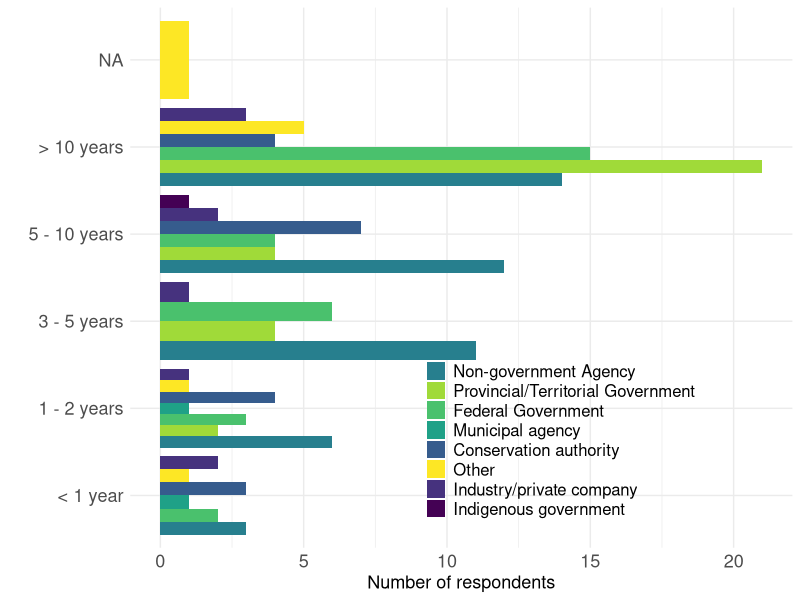
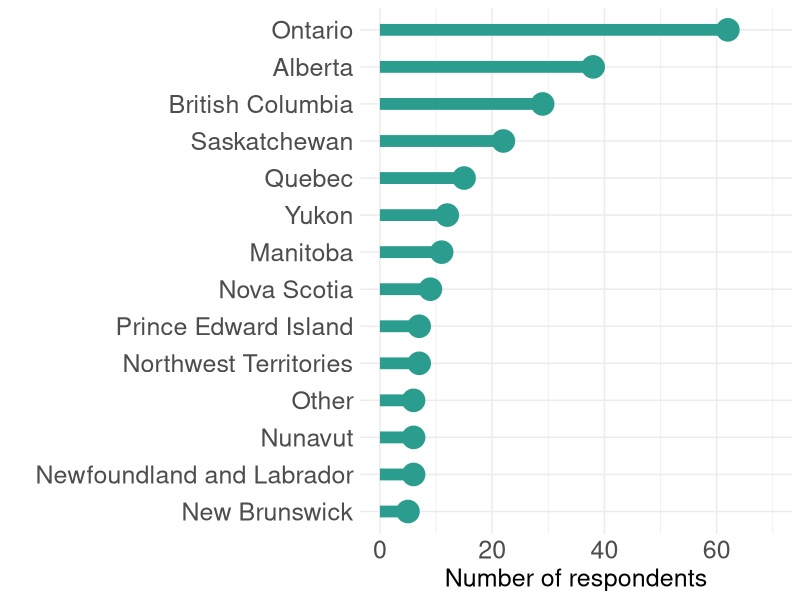
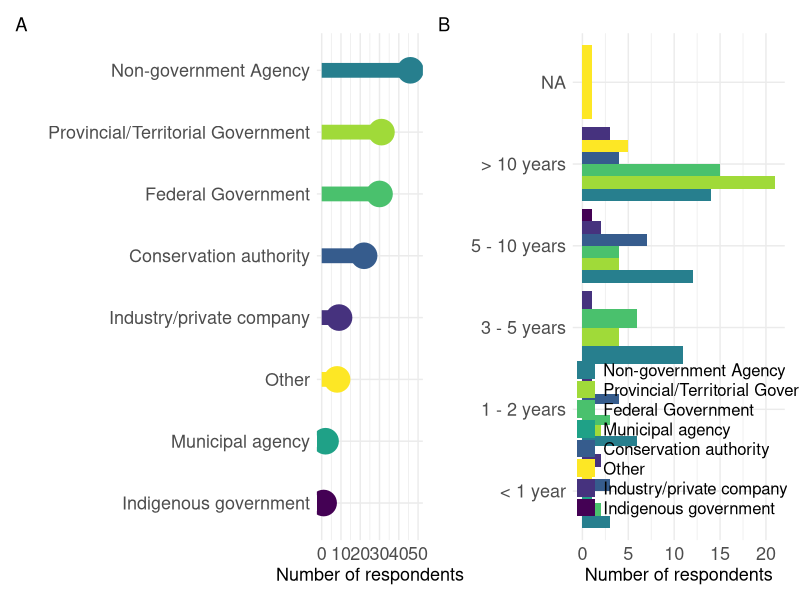
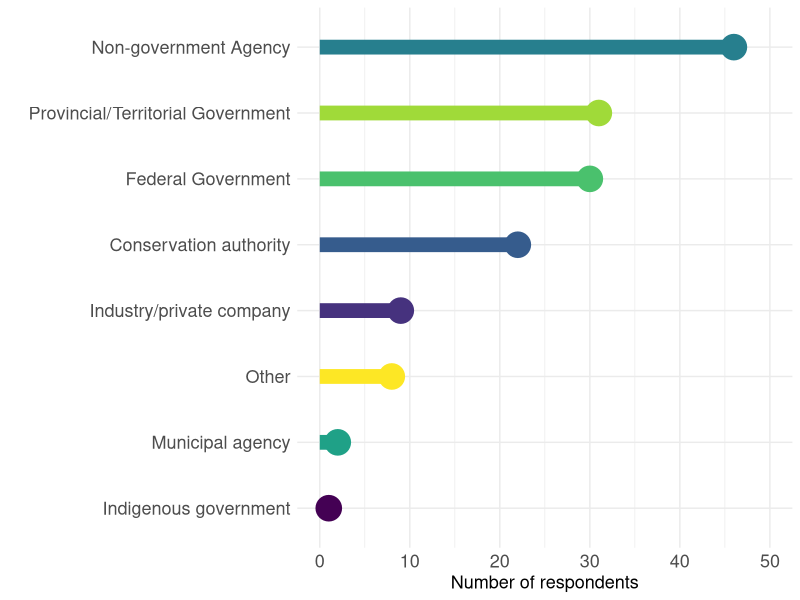

Write the R code that produced these figures, in order. (Note: this script raises an error after producing the figures.)
library(tidyverse)
library(viridis)
library(stringr)
library(patchwork)


data <- read.csv("data/survey_likerts.csv")
colnames(data)
str(data)

data$organization <- recode_factor(data$organization,
                                   "Non-government agency (e.g., Nature Conservancy Canada, Ducks Unlimited Canada)" = "Non-government Agency",
                                   "Canadian provincial or territorial government agency" = "Provincial/Territorial Government",
                                   "Canadian federal government agency" = "Federal Government")
unique(data$organization)


data %>% count(organization) 

#                        organization   n
# 1             Non-government Agency  44
# 2 Provincial/Territorial Government  31
# 3                Federal Government  30
# 4                  Municipal agency   2
# 5                             Other  10
# 6            Conservation authority  22
# 7          Industry/private company   9
# 9             Indigenous government   1



data$duration <- recode_factor(data$duration,
                               "Over 10 years" = "over 10 years")


data$duration <- recode_factor(data$duration,
                               "over 10 years" = "> 10 years",
                               "Less than 1 year" = "< 1 year")
unique(data$duration)

count <- data %>% count(duration)
count <- count[-6,]

count %>%  
          mutate(Sum = sum(n)) %>% 
          group_by(duration) %>% 
          mutate(percent = round(100*n/Sum, 2))

#   duration         n   Sum percent
# 1 > 10 years      62   148   41.9 
# 2 < 1 year        12   148    8.11
# 3 1 - 2 years     18   148   12.2 
# 4 3 - 5 years     26   148   17.6 
# 5 5 - 10 years    30   148   20.3 

41.9 + 20.3



org_colour = c("Non-government Agency" = '#277f8e',
               'Provincial/Territorial Government' = '#a0da39',
               'Federal Government' = '#4ac16d',
               'Municipal agency' = '#1fa187',
               'Other' = '#fde725',
               'Conservation authority' = '#365c8d',
               'Industry/private company' = '#46327e',
               'Indigenous government' = '#440154')



orgs <- data %>% count(organization)
orgs <- orgs[-8,]
colnames(orgs)



org_n <- orgs %>% mutate(organization = fct_reorder(organization,
                                           n, .desc = FALSE)) %>% 
            ggplot() + 
            geom_segment(aes(x = organization, xend = organization, 
                              y = 0, yend = n, 
                             colour = organization),lwd = 5) +
  geom_point(aes(x = organization, y = n, colour = organization),
             size=7, shape = 19, stroke = 1.5) +
            coord_flip() +
            xlab(" ") +
            ylab("Number of respondents") +
            theme_minimal() +
            theme(axis.text = element_text(size = 13),
                  axis.title = element_text(size = 13),
                  legend.position = "none",
                  legend.key.size = unit(1, 'cm'),
                  legend.text = element_text(size = 12),
                  #legend.direction = "horizontal",
                  legend.title = element_blank()) +
            ylim(0, 50) +
            scale_colour_manual(values = org_colour)



###### years worked

colnames(data)

duration <- data %>% group_by(organization) %>% 
            count(duration)
duration <- duration[-31,]
duration <- duration[-20,]

unique(duration$duration)


duration_n <- duration %>% ggplot(aes(fill = organization, y = n, 
                        x = factor(duration,
                                   level = c('< 1 year',
                                             '1 - 2 years',
                                             '3 - 5 years',
                                             '5 - 10 years',
                                             '> 10 years')))) +
            geom_bar(position = "dodge", stat = "identity") +
            theme_minimal() +
            coord_flip() +
            xlab(" ") +
            ylab("Number of respondents") +
            theme_minimal() +
            theme(axis.text = element_text(size = 13),
                  axis.title = element_text(size = 13),
                  legend.position = c(0.65,0.2),
                  legend.key.size = unit(0.5, 'cm'),
                  legend.text = element_text(size = 12),
                  #legend.direction = "horizontal",
                  legend.title = element_blank()) +
            scale_fill_manual(values = org_colour)


org_dur <- org_n + duration_n  + 
            plot_layout(ncol = 2, widths = c(1,2)) +
            plot_annotation(tag_levels = 'A')

### location

location <- data %>% select(location)

location <- location %>% separate_longer_delim(location, delim = ",")

loc <- location %>% count(location)
loc <- loc[2:15,]
write.csv(loc, "location.csv")



location_n <- loc %>% mutate(location = fct_reorder(location,
                                           n, .desc = FALSE)) %>% 
            ggplot() + 
            geom_segment( aes(x = location, xend = location, 
                              y = 0, yend = n),
                          colour = "#2a9d8f", lwd = 4) +
            geom_point(aes(x = location, y = n), colour = "#2a9d8f",
                       fill = "white", size=6, shape = 19, stroke = 1.5) +
            coord_flip() +
            xlab(" ") +
            ylab("Number of respondents") +
            theme_minimal() +
            theme(axis.text = element_text(size = 18),
                  axis.title = element_text(size = 18),
                  #legend.position = "none",
                  legend.key.size = unit(1, 'cm'),
                  legend.text = element_text(size = 12),
                  #legend.direction = "horizontal",
                  legend.title = element_blank()) +
            ylim(0, 70)




############ LIKERT ###########33

colnames(data)

unique(data$organization)

likert <- data %>% filter(organization %in% org_list)

colours = c("Always" = "#264653",
            "Most of the time" = "#2A9D8F",
            "Never" = "#E9C46A",
            "About half the time" = "#F4A261",
            "Sometimes" = "#e76F51")


likert$collaborative_within <- factor(likert$collaborative_within, levels = c('Never',
                                                'Sometimes',
                                                'About half the time',
                                                'Most of the time',
                                                'Always'))



org_list <- c("Conservation authority",
              "Non-government Agency",
              "Federal Government",
              "Industry/private company",
              "Provincial/Territorial Government")

##### Decision making within my org. is collaborative #####
collab_within_org <- likert %>% group_by(organization) %>% 
            count(collaborative_within)


collab_within_org <- collab_within_org[-5,]

collab_within_org2 <- read.csv("collaborative_within.csv")

### add a 'never' for each org

collab_within_org %>% ggplot(aes(fill = collaborative_within, y = n, 
                                 label = n,
                         x = organization)) + 
            geom_bar(position = "dodge", stat = "identity") +
            coord_flip() +
            xlab(" ") +
            ylab("Count") +
            theme_minimal() +
            theme(axis.text = element_text(size = 15),
                  axis.title = element_text(size = 15),
                  legend.position = "none",
                  legend.key.size = unit(0.5, 'cm'),
                  legend.text = element_text(size = 12),
                  #legend.direction = "horizontal",
                   legend.title = element_blank(),
                  plot.title = element_text(size = 15, face = "bold")) +
            scale_x_discrete(labels = function(x) str_wrap(x, width = 10)) +
            scale_fill_manual(values = colours) +
            guides(fill = guide_legend(reverse = TRUE)) +
            ggtitle("...collaborative within my organization") +
            ylim(0,20)


collab_outside_org <- likert %>% group_by(organization) %>% 
            count(collaborative_outside)

collab_outside_org <- collab_outside_org[-5,]



collab_outside_org$collaborative_outside <- factor(collab_outside_org$collaborative_outside, levels = c('Never',
                                                                              'Sometimes',
                                                                              'About half the time',
                                                                              'Most of the time',
                                                                              'Always'))



collab_outside_org %>% ggplot(aes(fill = collaborative_outside, y = n, 
                                 label = n,
                                 x = organization)) + 
            geom_bar(position = "dodge", stat = "identity") +
            coord_flip() +
            xlab(" ") +
            ylab("Count") +
            theme_minimal() +
            theme(axis.text = element_text(size = 15),
                  axis.title = element_text(size = 15),
                  legend.position = "none",
                  #legend.key.size = unit(0.5, 'cm'),
                  legend.text = element_text(size = 12),
                  legend.title = element_blank(),
                  plot.title = element_text(size = 15, face = "bold")) +
            scale_x_discrete(labels = function(x) str_wrap(x, width = 10)) +
            scale_fill_manual(values = colours) +
            guides(fill = guide_legend(reverse = TRUE)) +
            ggtitle("...collaborative outside my organization") +
            ylim(0, 20)
